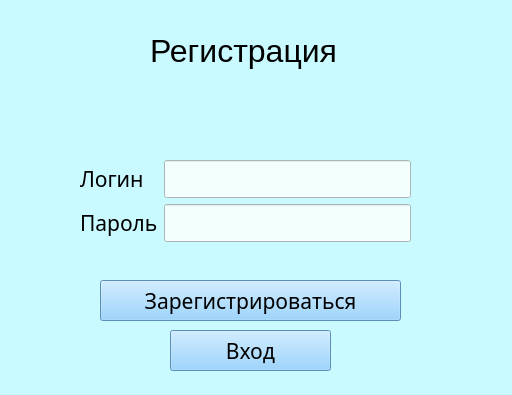
<?xml version="1.0" encoding="UTF-8"?>
<ui version="4.0">
 <class>Form</class>
 <widget class="QWidget" name="Form">
  <property name="geometry">
   <rect>
    <x>0</x>
    <y>0</y>
    <width>512</width>
    <height>395</height>
   </rect>
  </property>
  <property name="windowTitle">
   <string>Form</string>
  </property>
  <property name="styleSheet">
   <string notr="true">background-color: rgb(201, 250, 255);
</string>
  </property>
  <widget class="QLabel" name="client_label">
   <property name="geometry">
    <rect>
     <x>150</x>
     <y>30</y>
     <width>231</width>
     <height>41</height>
    </rect>
   </property>
   <property name="font">
    <font>
     <pointsize>24</pointsize>
    </font>
   </property>
   <property name="text">
    <string>Регистрация</string>
   </property>
  </widget>
  <widget class="QWidget" name="layoutWidget">
   <property name="geometry">
    <rect>
     <x>80</x>
     <y>160</y>
     <width>331</width>
     <height>107</height>
    </rect>
   </property>
   <layout class="QFormLayout" name="formLayout">
    <item row="1" column="1">
     <widget class="QLineEdit" name="lineEdit_Imia_2">
      <property name="font">
       <font>
        <family>Cascadia Mono Light</family>
        <pointsize>16</pointsize>
       </font>
      </property>
      <property name="styleSheet">
       <string notr="true">background-color: rgb(242, 255, 253);</string>
      </property>
     </widget>
    </item>
    <item row="1" column="0">
     <widget class="QLabel" name="label_imia">
      <property name="font">
       <font>
        <family>Cascadia Mono Light</family>
        <pointsize>16</pointsize>
       </font>
      </property>
      <property name="text">
       <string>Логин</string>
      </property>
     </widget>
    </item>
    <item row="2" column="1">
     <widget class="QLineEdit" name="lineEdit_Imia_3">
      <property name="font">
       <font>
        <family>Cascadia Mono Light</family>
        <pointsize>16</pointsize>
       </font>
      </property>
      <property name="styleSheet">
       <string notr="true">background-color: rgb(242, 255, 253);</string>
      </property>
     </widget>
    </item>
    <item row="2" column="0">
     <widget class="QLabel" name="label_imia_2">
      <property name="font">
       <font>
        <family>Cascadia Mono Light</family>
        <pointsize>16</pointsize>
       </font>
      </property>
      <property name="text">
       <string>Пароль</string>
      </property>
     </widget>
    </item>
   </layout>
  </widget>
  <widget class="QPushButton" name="pushButton_delete">
   <property name="geometry">
    <rect>
     <x>170</x>
     <y>330</y>
     <width>161</width>
     <height>41</height>
    </rect>
   </property>
   <property name="font">
    <font>
     <family>Cascadia Mono Light</family>
     <pointsize>16</pointsize>
    </font>
   </property>
   <property name="styleSheet">
    <string notr="true">background-color: rgb(128, 200, 255);
</string>
   </property>
   <property name="text">
    <string>Вход</string>
   </property>
  </widget>
  <widget class="QPushButton" name="pushButton_delete_2">
   <property name="geometry">
    <rect>
     <x>100</x>
     <y>280</y>
     <width>301</width>
     <height>41</height>
    </rect>
   </property>
   <property name="font">
    <font>
     <family>Cascadia Mono Light</family>
     <pointsize>16</pointsize>
    </font>
   </property>
   <property name="styleSheet">
    <string notr="true">background-color: rgb(128, 200, 255);
</string>
   </property>
   <property name="text">
    <string>Зарегистрироваться</string>
   </property>
  </widget>
  <widget class="QLabel" name="label_pustaia">
   <property name="geometry">
    <rect>
     <x>0</x>
     <y>100</y>
     <width>511</width>
     <height>39</height>
    </rect>
   </property>
   <property name="font">
    <font>
     <family>Cascadia Mono Light</family>
     <pointsize>16</pointsize>
    </font>
   </property>
   <property name="text">
    <string/>
   </property>
  </widget>
 </widget>
 <resources/>
 <connections/>
</ui>
